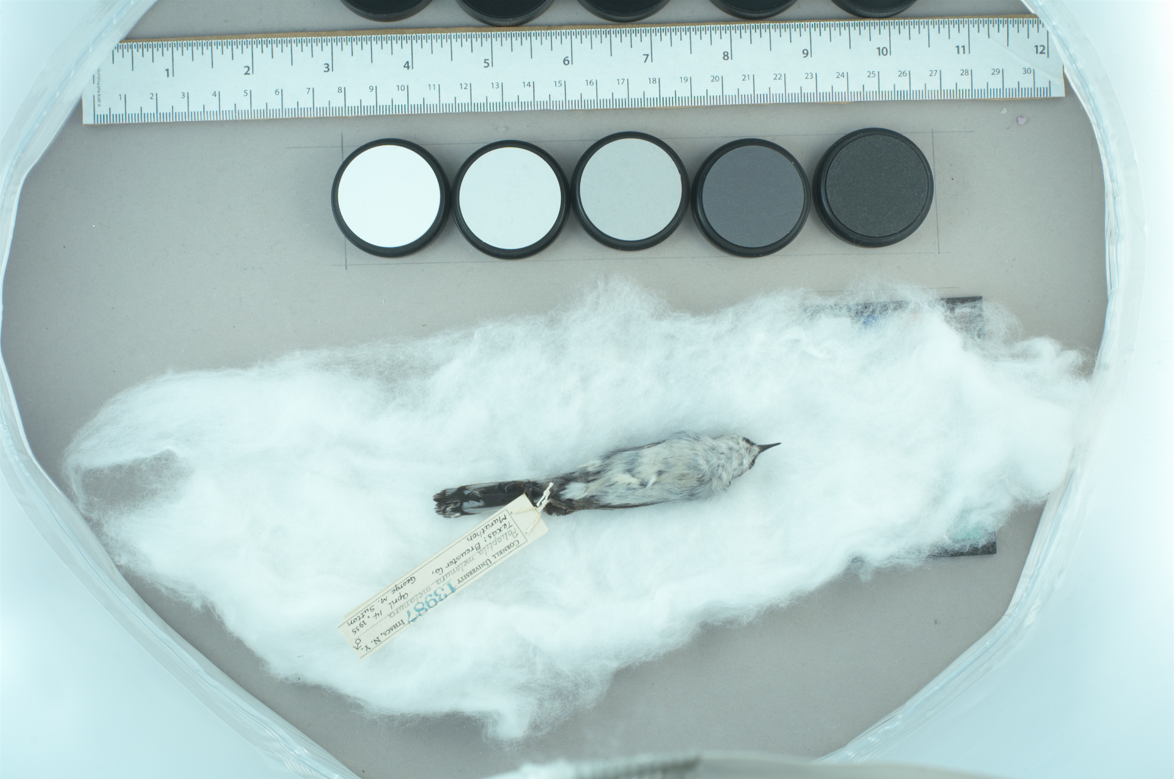
#> input picture images/bird.png, 1174 x 779 px; its folder holds only this picture in this run
$ python -i image-mask.py   (imports and definitions only)
#> lines starting #> are read from the running program, lines starting #| are printed output that depends on the picture
import tkinter as tk
from tkinter import filedialog
from tkinter import ttk
import cv2
import numpy as np
from PIL import Image, ImageTk

# Function to load and display the image
def load_image():
    global img, hsv_img, img_display
    file_path = filedialog.askopenfilename()
#> the answer given: images/bird.png
    img = cv2.imread(file_path)
#> img is the input picture: shape (779, 1174, 3); mean B, G, R 201.7, 202.3, 180.3
    img = cv2.resize(img, (512, 512))
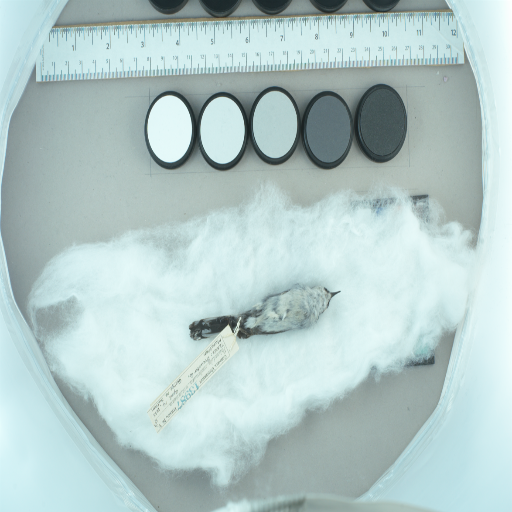
#> img: shape (512, 512, 3); mean B, G, R 201.5, 202.2, 180.2
    hsv_img = cv2.cvtColor(img, cv2.COLOR_BGR2HSV)
#> hsv_img: shape (512, 512, 3); mean H, S, V 87.9, 29.6, 203.1
    display_image(img)

# Function to display the image in the Tkinter window
def display_image(image):
    img_rgb = cv2.cvtColor(image, cv2.COLOR_BGR2RGB)
    img_pil = Image.fromarray(img_rgb)
    img_tk = ImageTk.PhotoImage(img_pil)
#> (the run stopped early here; a loop or call above may not have finished)
